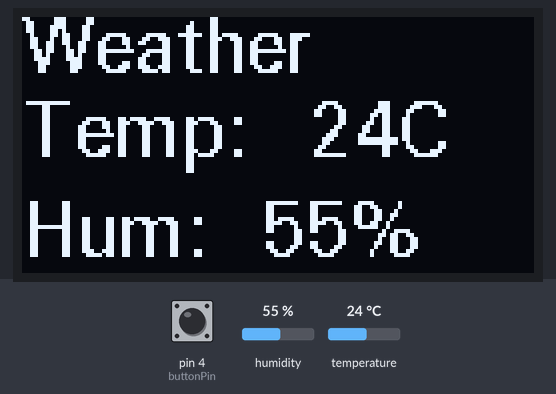
Simulated run of this sketch. Board: Arduino Uno, built with avr-gcc and run on an emulated ATmega328P. On the bench: 128×64 one-colour display. The test bench sets the inputs (shaded band); at power-on: humidity 55 %, temperature 24 °C, pin 4 (buttonPin) LOW. The local clock reads 2024-03-15 10:24:30 at power-on unless the sketch sets it.

Above: at 6.2 s.
6.3 s: humidity set to 22 %
At 11.5 s:
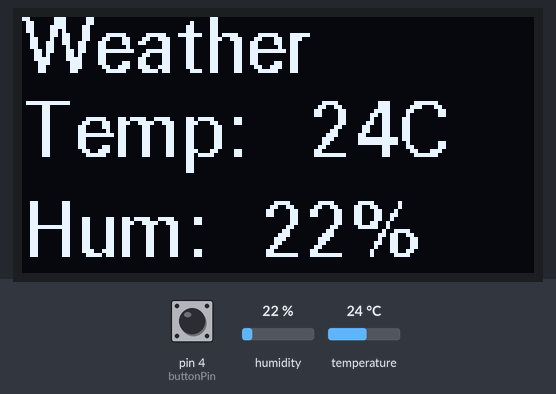
12.7 s: temperature set to 12 °C
At 16.9 s:
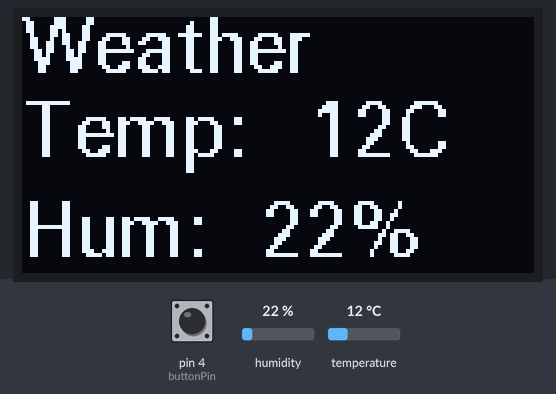
19.1 s: pin 4 (buttonPin) pulled HIGH for 3 s
At 22.34 s:
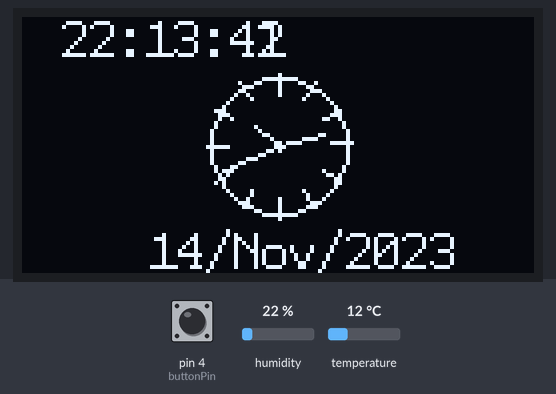
25.5 s: pin 4 (buttonPin) pulled HIGH for 3 s
At 28.68 s:
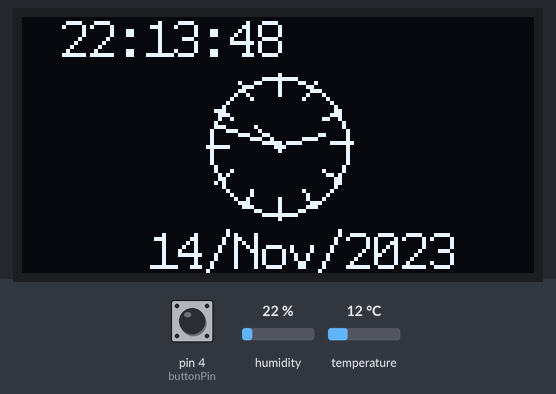
31.9 s: humidity set to 40 %
At 35.2 s:
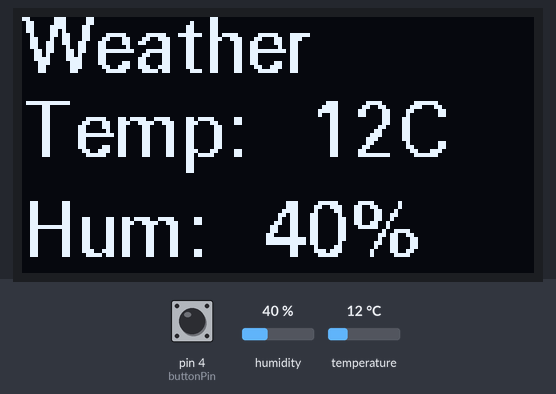
38.3 s: temperature set to 19 °C
At 39.9 s:
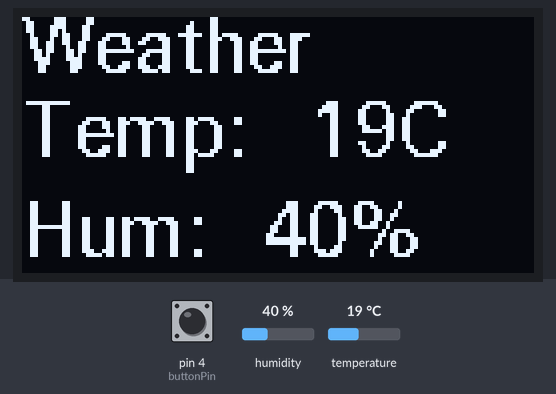
Timing chart, 0 to 41.4 s (numbered marks = the images above; inputs shaded):
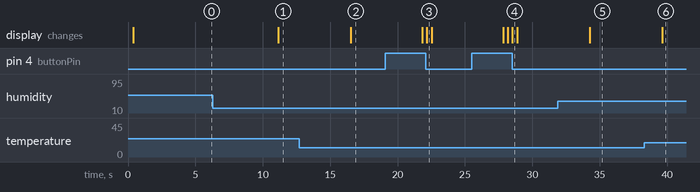

The sketch:

humtemptime.ino
```cpp
#include <Wire.h>
#include <RTClib.h>
#include <U8glib.h>  // U8glib library
#include <dht.h>     // DHT library

#define dht_apin A3  // Analog pin to which the sensor is connected
dht DHT;


U8GLIB_SSD1306_128X64 u8g(U8G_I2C_OPT_NONE);  // I2C
const int buttonPin = 4;
int buttonState = 0;
// Setup RTC
  RTC_DS3231 RTC;
  char monthString[37]= {"JanFebMarAprMayJunJulAugSepOctNovDec"};
  int  monthIndex[122] ={0,3,6,9,12,15,18,21,24,27,30,33};
  String thisMonth = "";
  String thisTime = "";
  String thisDay="";
  int clockCentreX = 64; // used to fix the centre the analog clock
  int clockCentreY = 32; // used to fix the centre the analog clock

void drawTemp(void)
{
   u8g.setFont(u8g_font_fur14);   // select font
   u8g.drawStr(0, 14,"Weather");
   u8g.drawStr(0, 35, "Temp: ");   // put string of display at position X, Y
   u8g.drawStr(0, 60, "Hum: ");
   u8g.setPrintPos(72, 35);        // set position
   u8g.print(DHT.temperature, 0);  // display temperature from DHT11 in Celsius
   u8g.println("C");
   u8g.setPrintPos(60, 60);        // set position
   u8g.print(DHT.humidity, 0);     // display humidity from DHT11
   u8g.println("%");
}
void drawClock(void){
  // graphic commands to redraw the complete screen should be placed here
  u8g.setFont(u8g_font_profont15);
  //u8g.setFont(u8g_font_6x10);
  //
  //***** RTC **********
  DateTime now = RTC.now();
  // display date at bottom of screen
  thisDay = String(now.day(), DEC) + "/";
  thisMonth="";
  for (int i=0; i<=2; i++){
    thisMonth += monthString[monthIndex[now.month()-1]+i];
  }
  thisDay=thisDay + thisMonth + "/";
  thisDay=thisDay + String(now.year() , DEC);
  const char* newDay = (const char*) thisDay.c_str();
  u8g.drawStr(32,63, newDay);
  // *********************
  // display time in digital format
  thisTime="";
  thisTime=String(now.hour()) + ":";
  if (now.minute() < 10){ thisTime=thisTime + "0";} // add leading zero if required
  thisTime=thisTime + String(now.minute()) + ":";
  if (now.second() < 10){ thisTime=thisTime + "0";} // add leading zero if required
  thisTime=thisTime + String(now.second());
  const char* newTime = (const char*) thisTime.c_str();
  u8g.drawStr(10,10, newTime);
  // *********************
  //
  // Now draw the clock face
  u8g.drawCircle(clockCentreX, clockCentreY, 17); // main outer circle
  u8g.drawCircle(clockCentreX, clockCentreY, 1);  // small inner circle
  //
  //hour ticks
  for( int z=0; z < 360;z= z + 30 ){
  //Begin at 0° and stop at 360°
    float angle = z ;
    angle=(angle/57.29577951) ; //Convert degrees to radians
    int x2=(clockCentreX+(sin(angle)*18));
    int y2=(clockCentreY-(cos(angle)*18));
    int x3=(clockCentreX+(sin(angle)*(18-5)));
    int y3=(clockCentreY-(cos(angle)*(18-5)));
    u8g.drawLine(x2,y2,x3,y3);
  }
  // display second hand
  float angle = now.second()*6 ;
  angle=(angle/57.29577951) ; //Convert degrees to radians
  int x3=(clockCentreX+(sin(angle)*(15)));
  int y3=(clockCentreY-(cos(angle)*(15)));
  u8g.drawLine(clockCentreX,clockCentreY,x3,y3);
  //
  // display minute hand
  angle = now.minute() * 6 ;
  angle=(angle/57.29577951) ; //Convert degrees to radians
  x3=(clockCentreX+(sin(angle)*(20-8)));
  y3=(clockCentreY-(cos(angle)*(20-8)));
  u8g.drawLine(clockCentreX,clockCentreY,x3,y3);
  //
  // display hour hand
  angle = now.hour() * 30 + int((now.minute() / 12) * 6 )   ;
  angle=(angle/57.29577951) ; //Convert degrees to radians
  x3=(clockCentreX+(sin(angle)*(20-13)));
  y3=(clockCentreY-(cos(angle)*(20-13)));
  u8g.drawLine(clockCentreX,clockCentreY,x3,y3);
 }


void setup(void) {
  Serial.begin(9600);
  // If you want to set the aref to something other than 5v
  analogReference(EXTERNAL);
  Wire.begin();
  RTC.begin();

    // following line sets the RTC to the date & time this sketch was compiled
    RTC.adjust(DateTime(__DATE__, __TIME__));
  }

void loop(void){
 buttonState = digitalRead(buttonPin);
   DHT.read11(dht_apin);  // Read apin on DHT11

    if (buttonState == HIGH) {
   u8g.firstPage();
   do
{
   drawClock();
}  while( u8g.nextPage() );
    }
    if(buttonState == LOW){
 u8g.firstPage();
   do
{
   drawTemp();
}  while( u8g.nextPage() );
   delay(5000);  // Delay of 2 sec before accessing DHT11 (min - 2sec
    }
}
                           /*END OF FILE*/
```

Measured:
- after the input at 6.3 s, the display: changes after 4.8 s (image 1)
- after the input at 12.7 s, the display: changes after 3.8 s (image 2)
- after the input at 19.1 s, the display: first changes after 2.7 s (image 3 shows a later state)
- after the input at 25.5 s, the display: first changes after 2.4 s (image 4 shows a later state)
- after the input at 31.9 s, the display: changes after 2.4 s (image 5)
- after the input at 38.3 s, the display: changes after 1.3 s (image 6)
